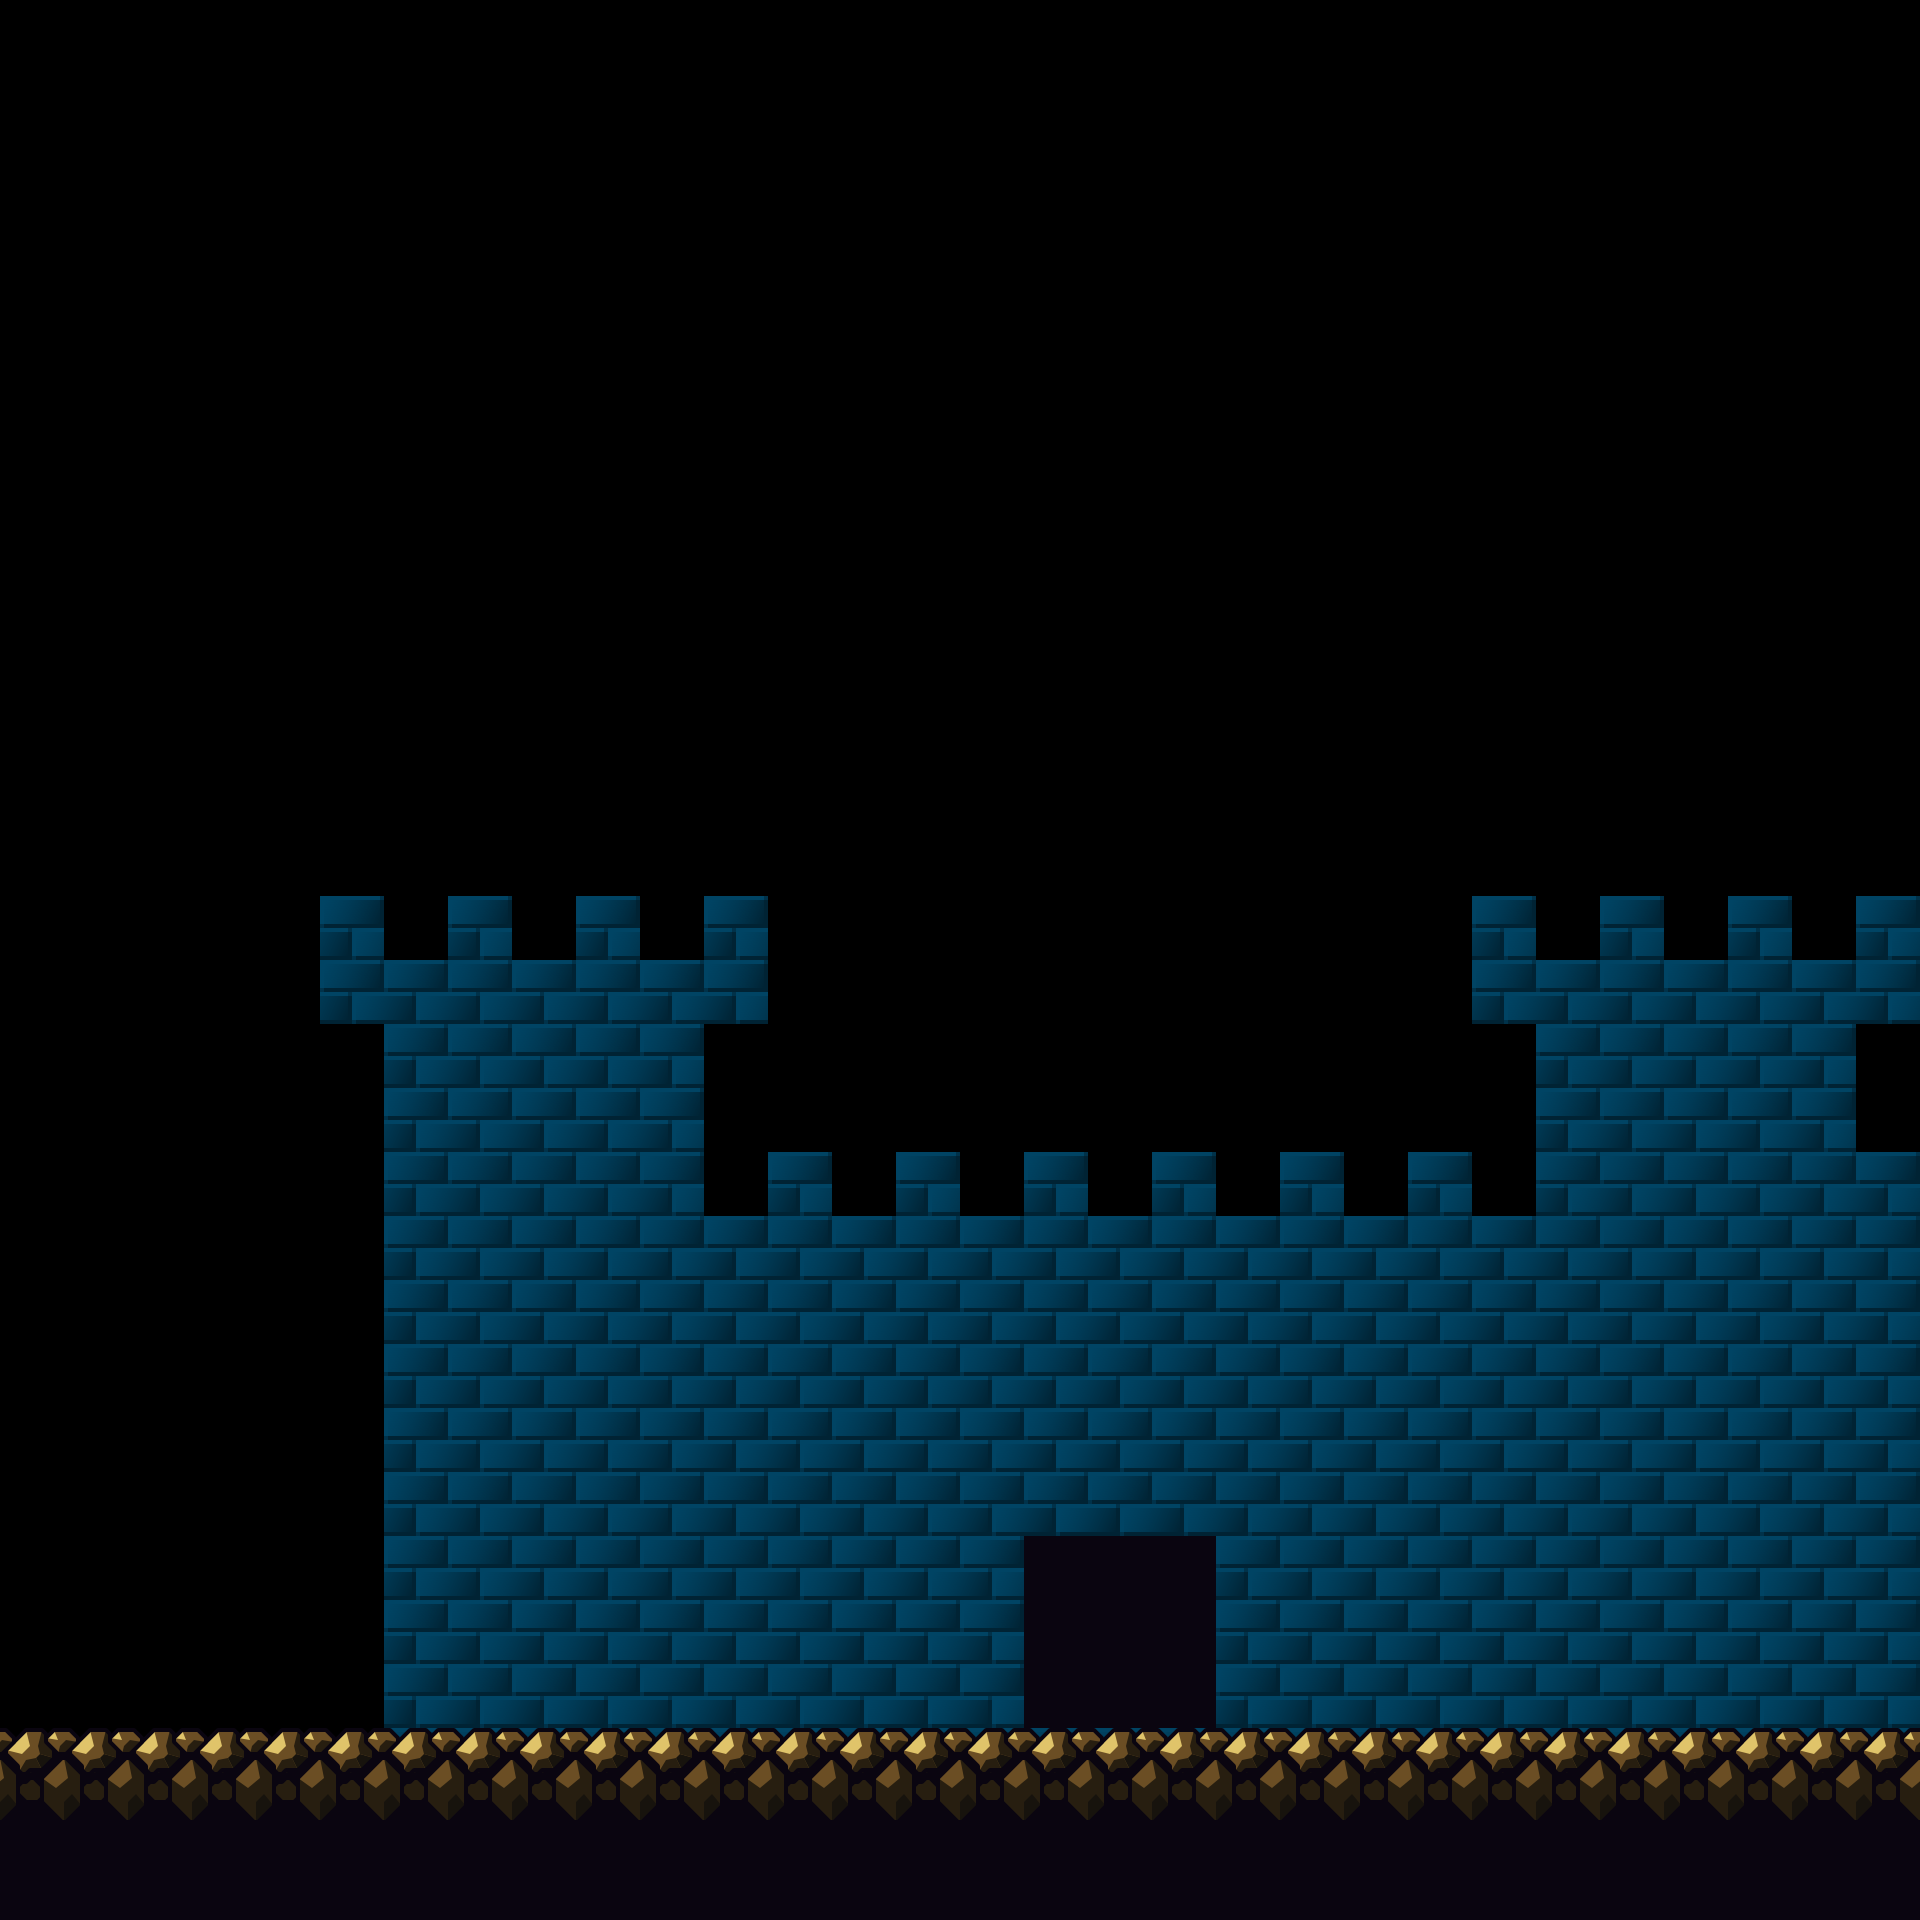

This is a level from a 2D game, rendered from its Tiled map with the project's own tilesets. A one-line summary and the map file follow, with tile-layer data summarised:
An orthogonal 30x30 tile map with 64x64 px tiles, 2 tile layers (Calque de Tile 1, Calque 2), 2 tilesets.

<map version="1.0" orientation="orthogonal" width="30" height="30" tilewidth="64" tileheight="64">
 <tileset firstgid="1" name="hdground" tilewidth="64" tileheight="64">
  <image source="hdground.png" width="640" height="320" />
 </tileset>
 <tileset firstgid="51" name="hdbrick" tilewidth="64" tileheight="64">
  <image source="hdbrick.png" width="128" height="128" />
 </tileset>
 <layer name="Calque de Tile 1" width="30" height="30">
  <data>[900 cells, 335 non-empty, 2 distinct tile ids]</data>
 </layer>
 <layer name="Calque 2" width="30" height="30">
  <data>[900 cells, 60 non-empty, 2 distinct tile ids]</data>
 </layer>
</map>